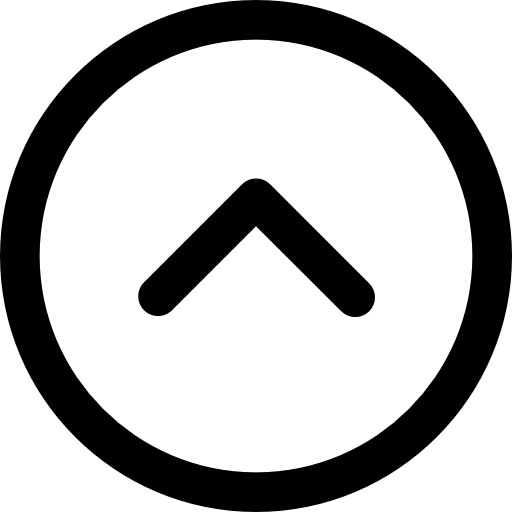
#> input picture Elements/up-arrow_1.png, 512 x 512 px, found by its file name; its folder holds 4 pictures in this run
$ python -i button_event.py   (imports and definitions only)   (older library calls are emulated)
#> lines starting #> are read from the running program, lines starting #| are printed output that depends on the picture; pictures that were not available may be replaced by others from this repository, and a replacement may not be noted
import customtkinter
from PIL import ImageTk,Image
from tkinter.font import BOLD

# Appearence of the window
# [2 lines not run here, left out]

# Creating the window
# [1 line that did not run here, left out]
# [2 lines not run here, left out]


# [46 lines left out: functions increase_clock_hours_1, decrease_clock_hours_1, increase_clock_minutes_1, decrease_clock_minutes_1, increase_clock_seconds_1, decrease_clock_seconds_1, not called in this run]

def home():
    global h1
    global m1
    global s1
    global hour_label_1  # Making the first hour_label global
    global minute_label_1  # Making the first minute_label global
    global second_label_1  # Making the first second_label global
    h1= 0
    m1 = 0
    s1 = 0
    up_arrow = ImageTk.PhotoImage(Image.open("Elements\\up-arrow_1.png").resize((35,35)), Image.ANTIALIAS)
    down_arrow = ImageTk.PhotoImage(Image.open("Elements\\chevron.png").resize((35,35)), Image.ANTIALIAS)
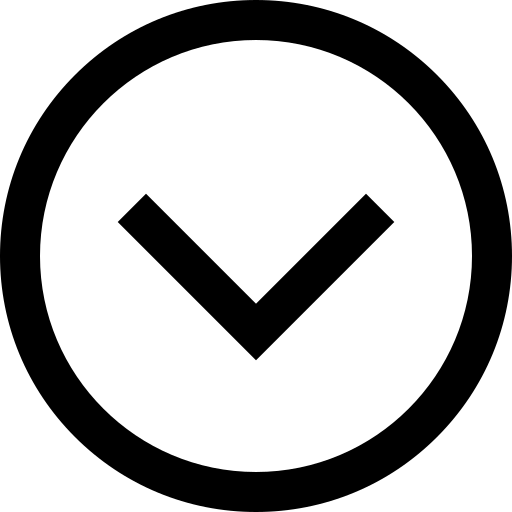
#> input picture Elements/chevron.png, 512 x 512 px, found by its file name
    light_off = ImageTk.PhotoImage(Image.open("Elements\\light_off.png").resize((30,30)), Image.ANTIALIAS)
    light_on = ImageTk.PhotoImage(Image.open("Elements\\light_on.png").resize((30,30)), Image.ANTIALIAS)
    calender = ImageTk.PhotoImage(Image.open("Elements\calendar.png").resize((40,40)), Image.ANTIALIAS)
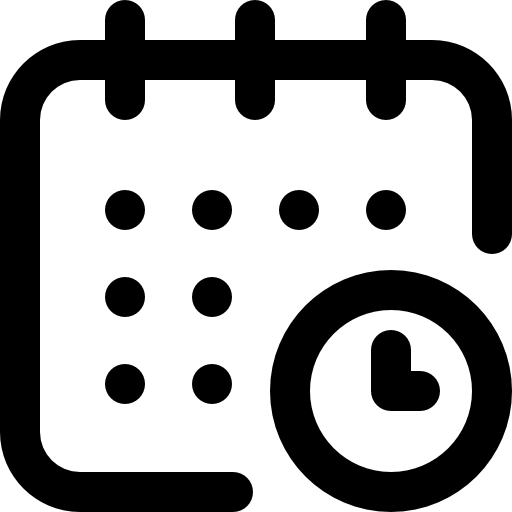
#> input picture Elements/calendar.png, 512 x 512 px, found by its file name
    clock = ImageTk.PhotoImage(Image.open("Elements\\clock.png").resize((40,40)), Image.ANTIALIAS)
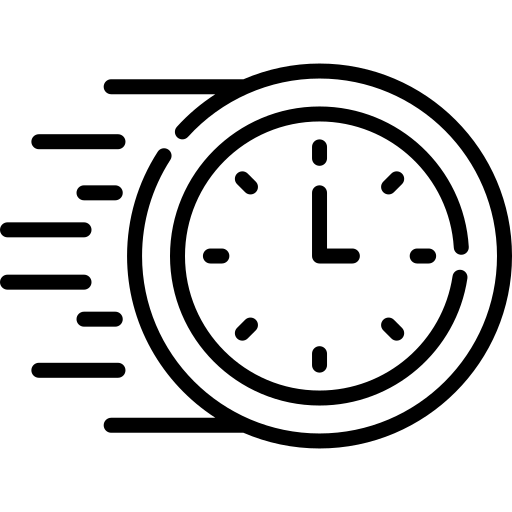
#> input picture Elements/clock.png, 512 x 512 px, found by its file name


#> (the run stopped early here; a loop or call above may not have finished)
